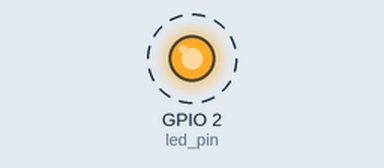
Recording of a program running on a simulated ESP32 board running MicroPython. On the bench: output pins drawn as LEDs (lit = HIGH). Dashed ring = blinking.

Above: at 0.5 s.
Timing chart, 0 to 4.6 s (numbered marks = the images above):
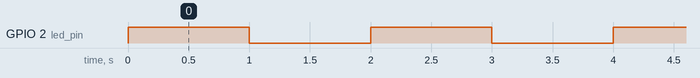

The program:

basic-led-blink.py
```python
from machine import Pin
from utime import sleep_ms

ON_BOARD_PIN = 2
led_pin = Pin(ON_BOARD_PIN, Pin.OUT)

while True:
    led_pin.value(not led_pin.value())
    sleep_ms(1000)

    # The more verbose way
#     led_pin.value(1)
#     sleep_ms(1000)
#     led_pin.value(0)
#     sleep_ms(1000)
```

Measured:
- by itself, GPIO 2 (led_pin): alternates HIGH for 1.0 s and LOW for 1.0 s
